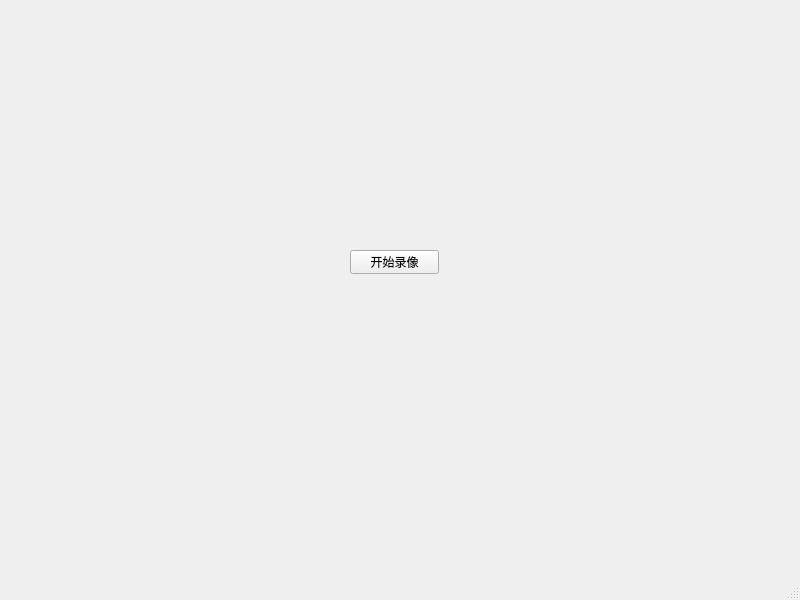
<?xml version="1.0" encoding="UTF-8"?>
<ui version="4.0">
 <class>MainWindow</class>
 <widget class="QMainWindow" name="MainWindow">
  <property name="geometry">
   <rect>
    <x>0</x>
    <y>0</y>
    <width>800</width>
    <height>600</height>
   </rect>
  </property>
  <property name="windowTitle">
   <string>MainWindow</string>
  </property>
  <widget class="QWidget" name="centralwidget">
   <widget class="QPushButton" name="audioButton">
    <property name="geometry">
     <rect>
      <x>350</x>
      <y>250</y>
      <width>89</width>
      <height>24</height>
     </rect>
    </property>
    <property name="text">
     <string>开始录像</string>
    </property>
   </widget>
  </widget>
  <widget class="QMenuBar" name="menubar">
   <property name="geometry">
    <rect>
     <x>0</x>
     <y>0</y>
     <width>800</width>
     <height>25</height>
    </rect>
   </property>
  </widget>
  <widget class="QStatusBar" name="statusbar"/>
 </widget>
 <resources/>
 <connections/>
</ui>
